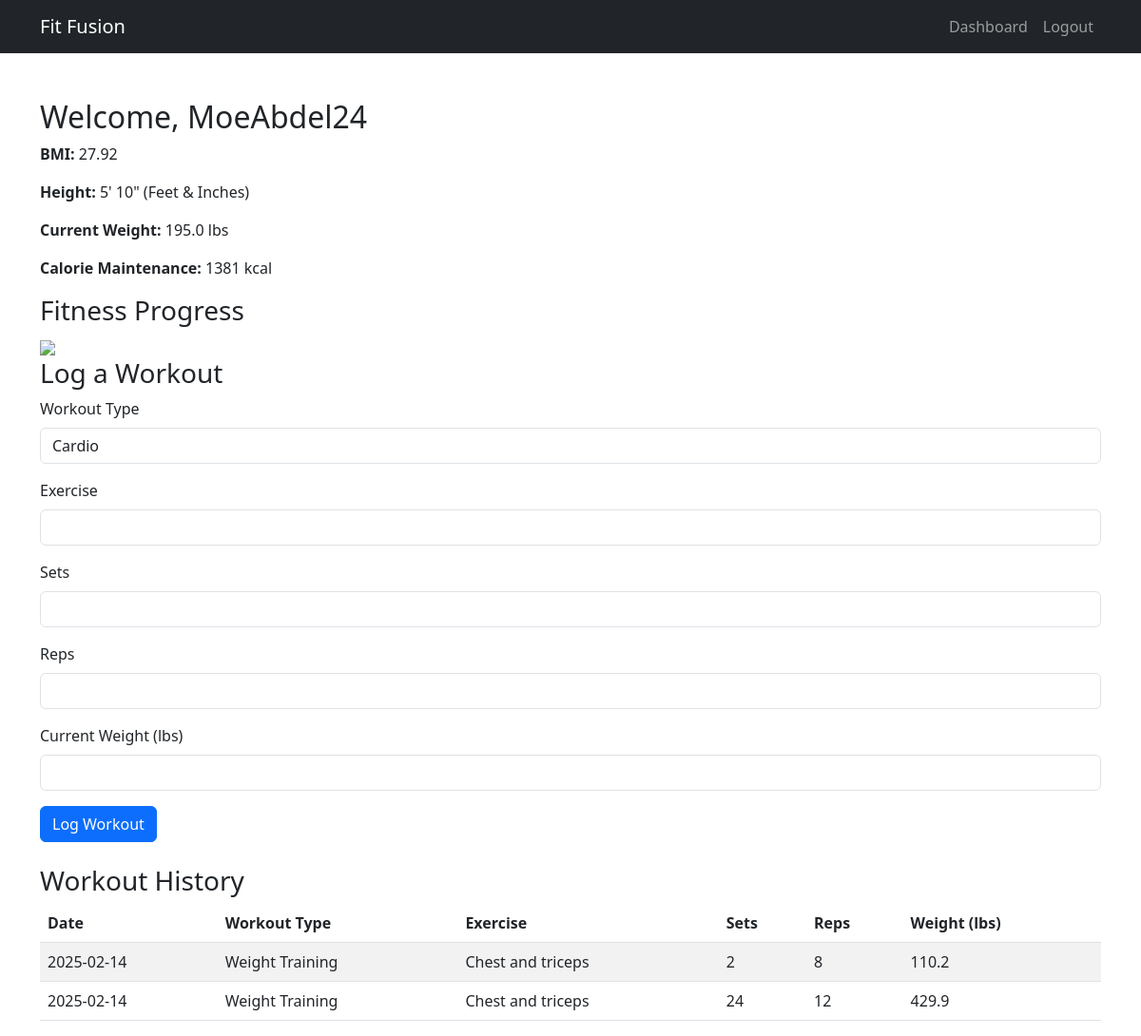
Page /dashboard (signed in) on the earlier database version.
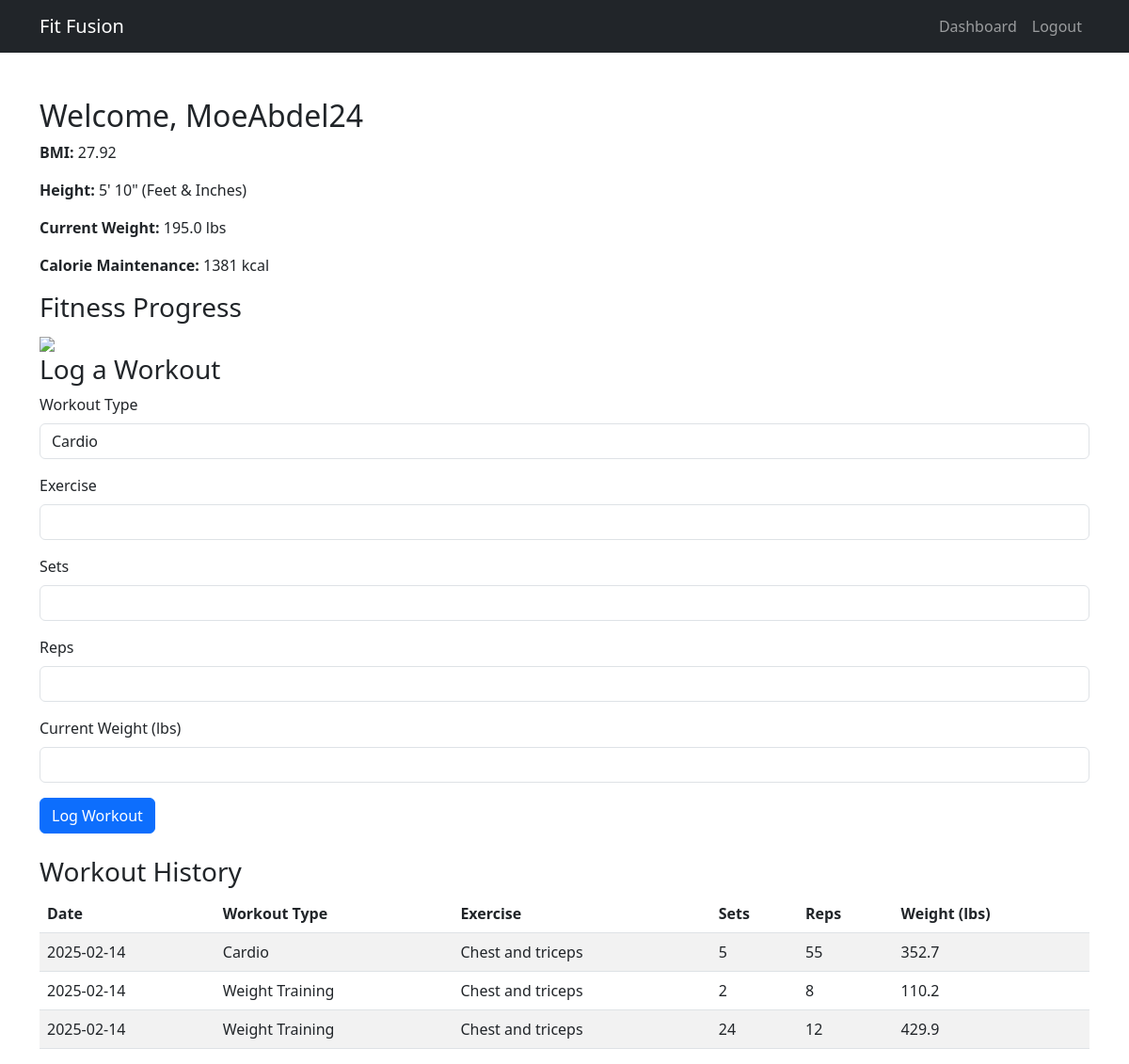
Same page on the later database version.
### app.py (models this page shows)
class User(db.Model):
    id = db.Column(db.Integer, primary_key=True)
    username = db.Column(db.String(80), unique=True, nullable=False)
    email = db.Column(db.String(120), unique=True, nullable=False)
    password = db.Column(db.String(256), nullable=False)
    age = db.Column(db.Integer, nullable=False)
    gender = db.Column(db.String(10), nullable=False)
    height = db.Column(db.Float, nullable=False)  # Stored in meters
    weight = db.Column(db.Float, nullable=False)  # Stored in kg
    activity_level = db.Column(db.String(20), nullable=False)
    workout_preference = db.Column(db.String(20), nullable=True)
    goal = db.Column(db.String(50), nullable=True)

class WorkoutLog(db.Model):
    id = db.Column(db.Integer, primary_key=True)
    user_id = db.Column(db.Integer, db.ForeignKey('user.id'), nullable=False)
    workout_type = db.Column(db.String(50), nullable=False)
    exercise = db.Column(db.String(100), nullable=False)
    sets = db.Column(db.Integer, nullable=False)
    reps = db.Column(db.Integer, nullable=False)
    weight = db.Column(db.Float, nullable=True)  # Store weight changes
    date = db.Column(db.DateTime, default=datetime.utcnow)
    user = db.relationship('User', backref=db.backref('workouts', lazy=True))

### app.py (the view)
@app.route('/dashboard')
def dashboard():
    if 'user_id' not in session:
        flash('Please log in first.', 'warning')
        return redirect(url_for('login'))
    user = User.query.get(session['user_id'])
    bmi = calculate_bmi(user.weight, user.height)
    tdee = calculate_tdee(user)
    calorie_plans = {
        'maintenance': tdee,
        'light_deficit': tdee - 250,
        'medium_deficit': tdee - 500,
        'extreme_deficit': tdee - 750
    }
    workouts = WorkoutLog.query.filter_by(user_id=user.id).order_by(WorkoutLog.date.desc()).all()
    return render_template('dashboard.html', user=user, bmi=bmi, calorie_plans=calorie_plans, plot_url=url_for('workout_chart'), workouts=workouts)

### app.py (called while the page is built)
def calculate_bmi(weight, height):
    return round(weight / (height ** 2), 2)

def calculate_tdee(user):
    if user.gender.lower() == 'male':
        bmr = (10 * user.weight) + (6.25 * user.height) - (5 * user.age) + 5
    else:
        bmr = (10 * user.weight) + (6.25 * user.height) - (5 * user.age) - 161
    activity_factors = {
        'sedentary': 1.2,
        'light': 1.375,
        'moderate': 1.55,
        'active': 1.725,
        'very_active': 1.9
    }
    return round(bmr * activity_factors.get(user.activity_level, 1.2))

### templates/dashboard.html (shortened to what this page needs)
{% extends "base.html" %}
{% block content %}
<div class="mt-5">
    <h2>Welcome, {{ user.username }}</h2>
    <p><strong>BMI:</strong> {{ bmi }}</p>
    <p><strong>Height:</strong>
        {% set total_inches = (user.height * 39.37) | round %}
        {% set feet = (total_inches // 12)|int %}
        {% set inches = (total_inches % 12)|int %}
        {{ feet }}' {{ inches }}" (Feet & Inches)
    </p>
    <p><strong>Current Weight:</strong> {{ (user.weight * 2.20462) | round(1) }} lbs</p>
    <p><strong>Calorie Maintenance:</strong> {{ calorie_plans['maintenance'] }} kcal</p>
    <h3>Fitness Progress</h3>
    {% if plot_url %}
        <img class="img-fluid">
    {% else %}
        <p class="text-muted">No fitness data available yet. Log your weight to track progress!</p>
    {% endif %}
    <h3>Log a Workout</h3>
    <form method="POST" action="{{ url_for('log_workout') }}" class="mb-4">
        <div class="mb-3">
            <label class="form-label">Workout Type</label>
            <select name="workout_type" class="form-control">
                <option value="Cardio">Cardio</option>
            </select>
        </div>
        <div class="mb-3">
            <label class="form-label">Exercise</label>
            <input type="text" name="exercise" class="form-control" required>
        </div>
        <div class="mb-3">
            <label class="form-label">Sets</label>
            <input type="number" name="sets" class="form-control" required>
        </div>
        <div class="mb-3">
            <label class="form-label">Reps</label>
            <input type="number" name="reps" class="form-control" required>
        </div>
        <div class="mb-3">
            <label class="form-label">Current Weight (lbs)</label>
            <input type="number" step="0.1" name="weight" class="form-control">
        </div>
        <button type="submit" class="btn btn-primary">Log Workout</button>
    </form>
    <h3 class="mt-4">Workout History</h3>
    <table class="table table-striped">
        <thead>
            <tr>
                <th>Date</th>
                <th>Workout Type</th>
                <th>Exercise</th>
                <th>Sets</th>
                <th>Reps</th>
                <th>Weight (lbs)</th>
            </tr>
        </thead>
        <tbody>
            {% for workout in workouts %}
            <tr>
                <td>{{ workout.date.strftime('%Y-%m-%d') }}</td>
                <td>{{ workout.workout_type }}</td>
                <td>{{ workout.exercise }}</td>
                <td>{{ workout.sets }}</td>
                <td>{{ workout.reps }}</td>
                <td>{{ (workout.weight * 2.20462) | round(1) if workout.weight else '-' }}</td>
            </tr>
            {% endfor %}
        </tbody>
    </table>
</div>
{% endblock %}

### templates/base.html (shortened to what this page needs)
<!DOCTYPE html>
<html lang="en">
<head>
    <link href="https://cdn.jsdelivr.net/npm/bootstrap@5.3.0/dist/css/bootstrap.min.css" rel="stylesheet">
</head>
<body>
    <nav class="navbar navbar-expand-lg navbar-dark bg-dark">
        <div class="container">
            <a class="navbar-brand" href="{{ url_for('home') }}">Fit Fusion</a>
            <div class="collapse navbar-collapse" id="navbarNav">
                <ul class="navbar-nav ms-auto">
                    {% if 'user_id' in session %}
                        <li class="nav-item"><a class="nav-link" href="{{ url_for('dashboard') }}">Dashboard</a></li>
                        <li class="nav-item"><a class="nav-link" href="{{ url_for('logout') }}">Logout</a></li>
                    {% else %}
                        <li class="nav-item"><a class="nav-link" href="{{ url_for('login') }}">Login</a></li>
                        <li class="nav-item"><a class="nav-link" href="{{ url_for('register') }}">Register</a></li>
                    {% endif %}
                </ul>
            </div>
        </div>
    </nav>
    <div class="container mt-4">
        {% block content %}{% endblock %}
    </div>
</body>
</html>

Differences in the rows shown:
added WorkoutLog: date "2025-02-14", workout_type "Cardio", exercise "Chest and triceps", sets "5", reps "55", weight "352.7"
